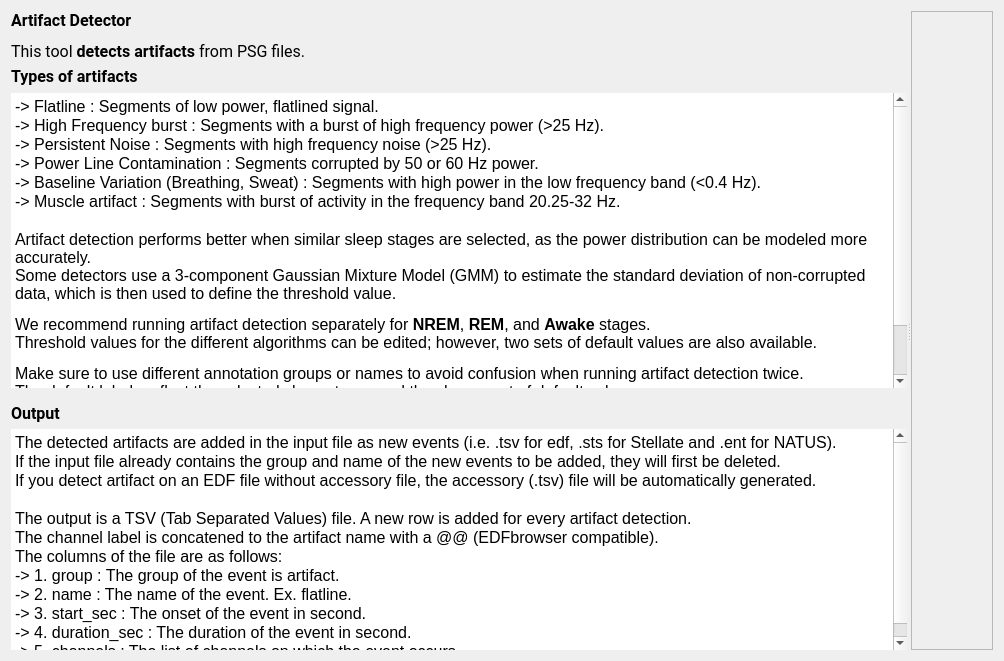
<?xml version="1.0" encoding="UTF-8"?>
<ui version="4.0">
 <class>ArtIntroStepPL</class>
 <widget class="QWidget" name="ArtIntroStepPL">
  <property name="geometry">
   <rect>
    <x>0</x>
    <y>0</y>
    <width>1004</width>
    <height>661</height>
   </rect>
  </property>
  <property name="windowTitle">
   <string>Form</string>
  </property>
  <property name="styleSheet">
   <string notr="true">font: 12pt &quot;Roboto&quot;;</string>
  </property>
  <layout class="QHBoxLayout" name="horizontalLayout">
   <item>
    <widget class="QSplitter" name="splitter">
     <property name="orientation">
      <enum>Qt::Orientation::Horizontal</enum>
     </property>
     <widget class="QWidget" name="widget" native="true">
      <property name="sizePolicy">
       <sizepolicy hsizetype="Expanding" vsizetype="Expanding">
        <horstretch>0</horstretch>
        <verstretch>0</verstretch>
       </sizepolicy>
      </property>
      <layout class="QVBoxLayout" name="verticalLayout_2">
       <property name="sizeConstraint">
        <enum>QLayout::SizeConstraint::SetDefaultConstraint</enum>
       </property>
       <item>
        <widget class="QLabel" name="label_2">
         <property name="sizePolicy">
          <sizepolicy hsizetype="Fixed" vsizetype="Fixed">
           <horstretch>0</horstretch>
           <verstretch>0</verstretch>
          </sizepolicy>
         </property>
         <property name="minimumSize">
          <size>
           <width>0</width>
           <height>0</height>
          </size>
         </property>
         <property name="maximumSize">
          <size>
           <width>16777215</width>
           <height>200</height>
          </size>
         </property>
         <property name="font">
          <font>
           <family>Roboto</family>
           <pointsize>12</pointsize>
           <italic>false</italic>
           <bold>false</bold>
          </font>
         </property>
         <property name="text">
          <string>&lt;html&gt;&lt;head/&gt;&lt;body&gt;&lt;p&gt;&lt;span style=&quot; font-weight:600;&quot;&gt;Artifact Detector&lt;/span&gt;&lt;/p&gt;&lt;p&gt;This tool &lt;span style=&quot; font-weight:600;&quot;&gt;detects artifacts&lt;/span&gt; from PSG files.&lt;/p&gt;&lt;/body&gt;&lt;/html&gt;</string>
         </property>
         <property name="textFormat">
          <enum>Qt::TextFormat::AutoText</enum>
         </property>
        </widget>
       </item>
       <item>
        <widget class="QLabel" name="label">
         <property name="sizePolicy">
          <sizepolicy hsizetype="Fixed" vsizetype="Fixed">
           <horstretch>0</horstretch>
           <verstretch>0</verstretch>
          </sizepolicy>
         </property>
         <property name="minimumSize">
          <size>
           <width>0</width>
           <height>20</height>
          </size>
         </property>
         <property name="maximumSize">
          <size>
           <width>16777215</width>
           <height>20</height>
          </size>
         </property>
         <property name="font">
          <font>
           <family>Roboto</family>
           <pointsize>12</pointsize>
           <italic>false</italic>
           <bold>false</bold>
          </font>
         </property>
         <property name="text">
          <string>&lt;html&gt;&lt;head/&gt;&lt;body&gt;&lt;p&gt;&lt;span style=&quot; font-weight:600;&quot;&gt;Types of artifacts&lt;/span&gt;&lt;/p&gt;&lt;/body&gt;&lt;/html&gt;</string>
         </property>
         <property name="alignment">
          <set>Qt::AlignmentFlag::AlignLeading|Qt::AlignmentFlag::AlignLeft|Qt::AlignmentFlag::AlignVCenter</set>
         </property>
        </widget>
       </item>
       <item>
        <widget class="QTextEdit" name="textEdit_3">
         <property name="sizePolicy">
          <sizepolicy hsizetype="Expanding" vsizetype="Expanding">
           <horstretch>0</horstretch>
           <verstretch>4</verstretch>
          </sizepolicy>
         </property>
         <property name="maximumSize">
          <size>
           <width>16777215</width>
           <height>16777215</height>
          </size>
         </property>
         <property name="frameShape">
          <enum>QFrame::Shape::NoFrame</enum>
         </property>
         <property name="sizeAdjustPolicy">
          <enum>QAbstractScrollArea::SizeAdjustPolicy::AdjustToContents</enum>
         </property>
         <property name="html">
          <string>&lt;!DOCTYPE HTML PUBLIC &quot;-//W3C//DTD HTML 4.0//EN&quot; &quot;http://www.w3.org/TR/REC-html40/strict.dtd&quot;&gt;
&lt;html&gt;&lt;head&gt;&lt;meta name=&quot;qrichtext&quot; content=&quot;1&quot; /&gt;&lt;meta charset=&quot;utf-8&quot; /&gt;&lt;style type=&quot;text/css&quot;&gt;
p, li { white-space: pre-wrap; }
hr { height: 1px; border-width: 0; }
li.unchecked::marker { content: &quot;\2610&quot;; }
li.checked::marker { content: &quot;\2612&quot;; }
&lt;/style&gt;&lt;/head&gt;&lt;body style=&quot; font-family:'Roboto'; font-size:12pt; font-weight:400; font-style:normal;&quot;&gt;
&lt;p style=&quot; margin-top:0px; margin-bottom:0px; margin-left:0px; margin-right:0px; -qt-block-indent:0; text-indent:0px;&quot;&gt;-&amp;gt; Flatline : Segments of low power, flatlined signal.&lt;/p&gt;
&lt;p style=&quot; margin-top:0px; margin-bottom:0px; margin-left:0px; margin-right:0px; -qt-block-indent:0; text-indent:0px;&quot;&gt;-&amp;gt; High Frequency burst : Segments with a burst of high frequency power (&amp;gt;25 Hz).&lt;/p&gt;
&lt;p style=&quot; margin-top:0px; margin-bottom:0px; margin-left:0px; margin-right:0px; -qt-block-indent:0; text-indent:0px;&quot;&gt;-&amp;gt; Persistent Noise : Segments with high frequency noise (&amp;gt;25 Hz).&lt;/p&gt;
&lt;p style=&quot; margin-top:0px; margin-bottom:0px; margin-left:0px; margin-right:0px; -qt-block-indent:0; text-indent:0px;&quot;&gt;-&amp;gt; Power Line Contamination : Segments corrupted by 50 or 60 Hz power.&lt;/p&gt;
&lt;p style=&quot; margin-top:0px; margin-bottom:0px; margin-left:0px; margin-right:0px; -qt-block-indent:0; text-indent:0px;&quot;&gt;-&amp;gt; Baseline Variation (Breathing, Sweat) : Segments with high power in the low frequency band (&amp;lt;0.4 Hz).&lt;/p&gt;
&lt;p style=&quot; margin-top:0px; margin-bottom:0px; margin-left:0px; margin-right:0px; -qt-block-indent:0; text-indent:0px;&quot;&gt;-&amp;gt; Muscle artifact : Segments with burst of activity in the frequency band 20.25-32 Hz.&lt;/p&gt;
&lt;p style=&quot;-qt-paragraph-type:empty; margin-top:0px; margin-bottom:0px; margin-left:0px; margin-right:0px; -qt-block-indent:0; text-indent:0px;&quot;&gt;&lt;br /&gt;&lt;/p&gt;
&lt;p style=&quot; margin-top:0px; margin-bottom:0px; margin-left:0px; margin-right:0px; -qt-block-indent:0; text-indent:0px;&quot;&gt;Artifact detection performs better when similar sleep stages are selected, as the power distribution can be modeled more accurately.&lt;br /&gt;Some detectors use a 3-component Gaussian Mixture Model (GMM) to estimate the standard deviation of non-corrupted data, which is then used to define the threshold value.&lt;/p&gt;
&lt;p style=&quot; margin-top:12px; margin-bottom:12px; margin-left:0px; margin-right:0px; -qt-block-indent:0; text-indent:0px;&quot;&gt;We recommend running artifact detection separately for &lt;span style=&quot; font-weight:700;&quot;&gt;NREM&lt;/span&gt;, &lt;span style=&quot; font-weight:700;&quot;&gt;REM&lt;/span&gt;, and &lt;span style=&quot; font-weight:700;&quot;&gt;Awake&lt;/span&gt; stages.&lt;br /&gt;Threshold values for the different algorithms can be edited; however, two sets of default values are also available.&lt;/p&gt;
&lt;p style=&quot; margin-top:12px; margin-bottom:12px; margin-left:0px; margin-right:0px; -qt-block-indent:0; text-indent:0px;&quot;&gt;Make sure to use different annotation groups or names to avoid confusion when running artifact detection twice.&lt;br /&gt;The default labels reflect the selected sleep stages and the chosen set of default values.&lt;/p&gt;
&lt;p style=&quot; margin-top:12px; margin-bottom:12px; margin-left:0px; margin-right:0px; -qt-block-indent:0; text-indent:0px;&quot;&gt;While sleep stages are mandatory for sleep recordings, artifact detection can also be run on any EEG recording if &lt;span style=&quot; font-weight:700;&quot;&gt;&amp;quot;Unscored&amp;quot;&lt;/span&gt; is selected for the sleep stages.&lt;/p&gt;&lt;/body&gt;&lt;/html&gt;</string>
         </property>
        </widget>
       </item>
       <item>
        <spacer name="verticalSpacer">
         <property name="orientation">
          <enum>Qt::Orientation::Vertical</enum>
         </property>
         <property name="sizeType">
          <enum>QSizePolicy::Policy::Fixed</enum>
         </property>
         <property name="sizeHint" stdset="0">
          <size>
           <width>20</width>
           <height>10</height>
          </size>
         </property>
        </spacer>
       </item>
       <item>
        <widget class="QLabel" name="label_4">
         <property name="maximumSize">
          <size>
           <width>16777215</width>
           <height>20</height>
          </size>
         </property>
         <property name="sizeIncrement">
          <size>
           <width>0</width>
           <height>0</height>
          </size>
         </property>
         <property name="font">
          <font>
           <family>Roboto</family>
           <pointsize>12</pointsize>
           <italic>false</italic>
           <bold>false</bold>
          </font>
         </property>
         <property name="text">
          <string>&lt;html&gt;&lt;head/&gt;&lt;body&gt;&lt;p&gt;&lt;span style=&quot; font-weight:600;&quot;&gt;Output&lt;/span&gt;&lt;/p&gt;&lt;/body&gt;&lt;/html&gt;</string>
         </property>
         <property name="alignment">
          <set>Qt::AlignmentFlag::AlignLeading|Qt::AlignmentFlag::AlignLeft|Qt::AlignmentFlag::AlignVCenter</set>
         </property>
        </widget>
       </item>
       <item>
        <widget class="QTextEdit" name="textEdit_2">
         <property name="sizePolicy">
          <sizepolicy hsizetype="Expanding" vsizetype="Expanding">
           <horstretch>0</horstretch>
           <verstretch>3</verstretch>
          </sizepolicy>
         </property>
         <property name="frameShape">
          <enum>QFrame::Shape::NoFrame</enum>
         </property>
         <property name="sizeAdjustPolicy">
          <enum>QAbstractScrollArea::SizeAdjustPolicy::AdjustToContents</enum>
         </property>
         <property name="html">
          <string>&lt;!DOCTYPE HTML PUBLIC &quot;-//W3C//DTD HTML 4.0//EN&quot; &quot;http://www.w3.org/TR/REC-html40/strict.dtd&quot;&gt;
&lt;html&gt;&lt;head&gt;&lt;meta name=&quot;qrichtext&quot; content=&quot;1&quot; /&gt;&lt;meta charset=&quot;utf-8&quot; /&gt;&lt;style type=&quot;text/css&quot;&gt;
p, li { white-space: pre-wrap; }
hr { height: 1px; border-width: 0; }
li.unchecked::marker { content: &quot;\2610&quot;; }
li.checked::marker { content: &quot;\2612&quot;; }
&lt;/style&gt;&lt;/head&gt;&lt;body style=&quot; font-family:'Roboto'; font-size:12pt; font-weight:400; font-style:normal;&quot;&gt;
&lt;p style=&quot; margin-top:0px; margin-bottom:0px; margin-left:0px; margin-right:0px; -qt-block-indent:0; text-indent:0px;&quot;&gt;The detected artifacts are added in the input file as new events (i.e. .tsv for edf, .sts for Stellate and .ent for NATUS).&lt;/p&gt;
&lt;p style=&quot; margin-top:0px; margin-bottom:0px; margin-left:0px; margin-right:0px; -qt-block-indent:0; text-indent:0px;&quot;&gt;If the input file already contains the group and name of the new events to be added, they will first be deleted. &lt;/p&gt;
&lt;p style=&quot; margin-top:0px; margin-bottom:0px; margin-left:0px; margin-right:0px; -qt-block-indent:0; text-indent:0px;&quot;&gt;If you detect artifact on an EDF file without accessory file, the accessory (.tsv) file will be automatically generated.&lt;/p&gt;
&lt;p style=&quot;-qt-paragraph-type:empty; margin-top:0px; margin-bottom:0px; margin-left:0px; margin-right:0px; -qt-block-indent:0; text-indent:0px;&quot;&gt;&lt;br /&gt;&lt;/p&gt;
&lt;p style=&quot; margin-top:0px; margin-bottom:0px; margin-left:0px; margin-right:0px; -qt-block-indent:0; text-indent:0px;&quot;&gt;The output is a TSV (Tab Separated Values) file. A new row is added for every artifact detection.&lt;/p&gt;
&lt;p style=&quot; margin-top:0px; margin-bottom:0px; margin-left:0px; margin-right:0px; -qt-block-indent:0; text-indent:0px;&quot;&gt;The channel label is concatened to the artifact name with a @@ (EDFbrowser compatible).&lt;/p&gt;
&lt;p style=&quot; margin-top:0px; margin-bottom:0px; margin-left:0px; margin-right:0px; -qt-block-indent:0; text-indent:0px;&quot;&gt;The columns of the file are as follows:&lt;/p&gt;
&lt;p style=&quot; margin-top:0px; margin-bottom:0px; margin-left:0px; margin-right:0px; -qt-block-indent:0; text-indent:0px;&quot;&gt;-&amp;gt; 1. group : The group of the event is artifact.&lt;/p&gt;
&lt;p style=&quot; margin-top:0px; margin-bottom:0px; margin-left:0px; margin-right:0px; -qt-block-indent:0; text-indent:0px;&quot;&gt;-&amp;gt; 2. name : The name of the event. Ex. flatline.&lt;/p&gt;
&lt;p style=&quot; margin-top:0px; margin-bottom:0px; margin-left:0px; margin-right:0px; -qt-block-indent:0; text-indent:0px;&quot;&gt;-&amp;gt; 3. start_sec : The onset of the event in second. &lt;/p&gt;
&lt;p style=&quot; margin-top:0px; margin-bottom:0px; margin-left:0px; margin-right:0px; -qt-block-indent:0; text-indent:0px;&quot;&gt;-&amp;gt; 4. duration_sec : The duration of the event in second.&lt;/p&gt;
&lt;p style=&quot; margin-top:0px; margin-bottom:0px; margin-left:0px; margin-right:0px; -qt-block-indent:0; text-indent:0px;&quot;&gt;-&amp;gt; 5. channels : The list of channels on which the event occurs.&lt;/p&gt;&lt;/body&gt;&lt;/html&gt;</string>
         </property>
        </widget>
       </item>
      </layout>
     </widget>
     <widget class="QScrollArea" name="scrollArea">
      <property name="widgetResizable">
       <bool>true</bool>
      </property>
      <widget class="QWidget" name="scrollAreaWidgetContents">
       <property name="geometry">
        <rect>
         <x>0</x>
         <y>0</y>
         <width>1042</width>
         <height>929</height>
        </rect>
       </property>
       <layout class="QVBoxLayout" name="verticalLayout">
        <item>
         <widget class="QLabel" name="label_6">
          <property name="text">
           <string/>
          </property>
          <property name="pixmap">
           <pixmap resource="intro_res_rc.qrc">:/intro/2_amplitude_v2.png</pixmap>
          </property>
          <property name="alignment">
           <set>Qt::AlignmentFlag::AlignCenter</set>
          </property>
         </widget>
        </item>
        <item>
         <widget class="QLabel" name="label_8">
          <property name="text">
           <string/>
          </property>
          <property name="pixmap">
           <pixmap resource="intro_res_rc.qrc">:/intro/3_burst_noise_v2.png</pixmap>
          </property>
          <property name="alignment">
           <set>Qt::AlignmentFlag::AlignCenter</set>
          </property>
         </widget>
        </item>
        <item>
         <widget class="QLabel" name="label_5">
          <property name="sizePolicy">
           <sizepolicy hsizetype="Expanding" vsizetype="Preferred">
            <horstretch>0</horstretch>
            <verstretch>0</verstretch>
           </sizepolicy>
          </property>
          <property name="text">
           <string/>
          </property>
          <property name="pixmap">
           <pixmap resource="intro_res_rc.qrc">:/intro/3b_persistent_noise.png</pixmap>
          </property>
          <property name="alignment">
           <set>Qt::AlignmentFlag::AlignCenter</set>
          </property>
         </widget>
        </item>
        <item>
         <widget class="QLabel" name="label_9">
          <property name="text">
           <string/>
          </property>
          <property name="pixmap">
           <pixmap resource="intro_res_rc.qrc">:/intro/4_powerLine_v2.png</pixmap>
          </property>
          <property name="alignment">
           <set>Qt::AlignmentFlag::AlignCenter</set>
          </property>
         </widget>
        </item>
        <item>
         <widget class="QLabel" name="label_10">
          <property name="text">
           <string/>
          </property>
          <property name="pixmap">
           <pixmap resource="intro_res_rc.qrc">:/intro/5_BSLVar_v2.png</pixmap>
          </property>
          <property name="alignment">
           <set>Qt::AlignmentFlag::AlignCenter</set>
          </property>
         </widget>
        </item>
        <item>
         <widget class="QLabel" name="label_11">
          <property name="text">
           <string/>
          </property>
          <property name="pixmap">
           <pixmap resource="intro_res_rc.qrc">:/intro/6_muscular_v2.png</pixmap>
          </property>
          <property name="alignment">
           <set>Qt::AlignmentFlag::AlignCenter</set>
          </property>
         </widget>
        </item>
       </layout>
      </widget>
     </widget>
    </widget>
   </item>
  </layout>
 </widget>
 <resources>
  <include location="intro_res_rc.qrc"/>
  <include location="../../../../../snooz-toolbox/src/main/python/ui/themes/themes.qrc"/>
 </resources>
 <connections/>
 <slots>
  <slot>on_choose()</slot>
  <slot>on_input_format_changed()</slot>
 </slots>
</ui>
